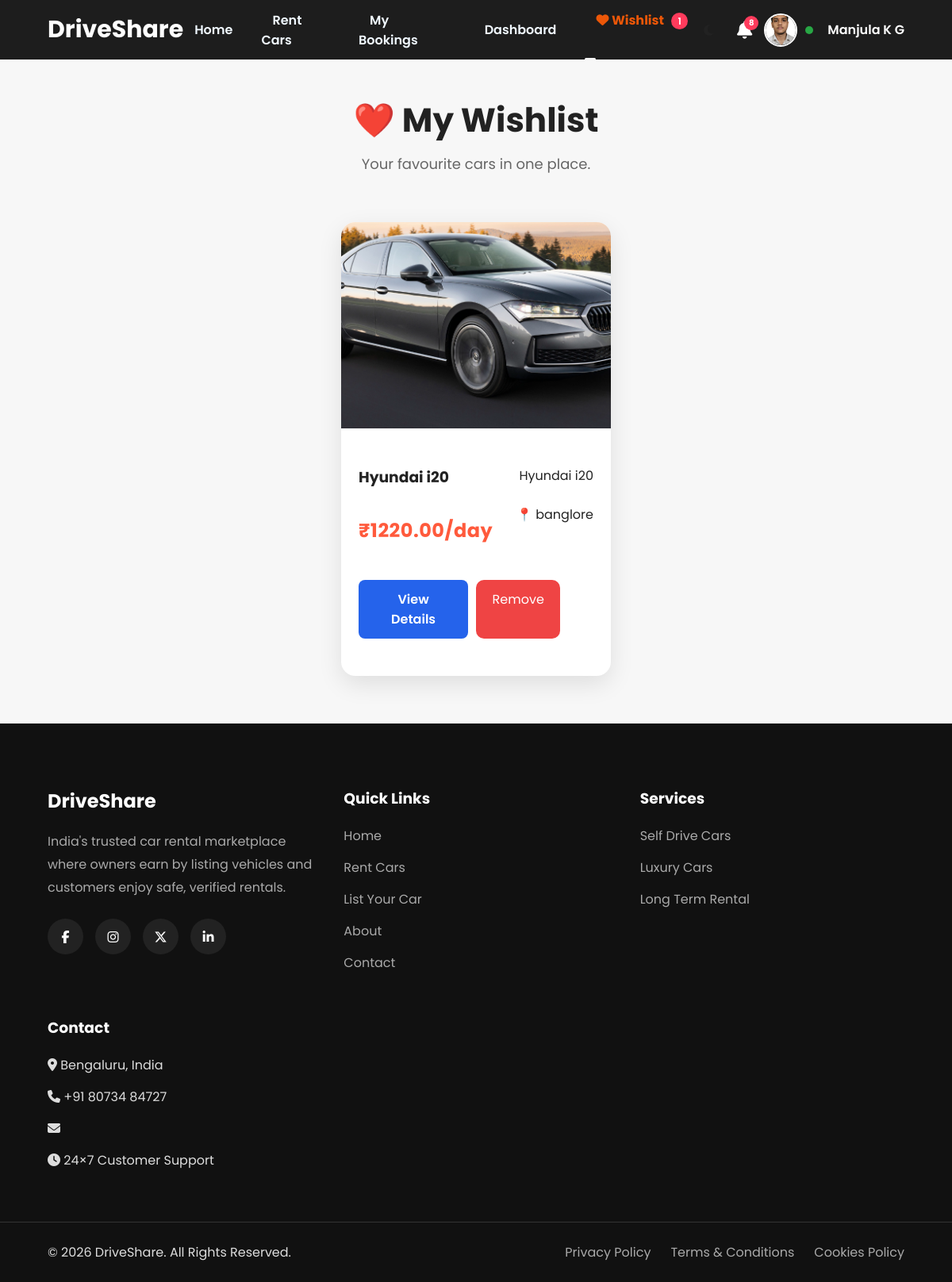
The page /cars/wishlist/ (signed in) on the database its author committed.
### accounts/models.py (models this page shows, shortened)
class CustomUser(AbstractUser):
    USER_TYPES = (
    ("customer", "Customer"),
    ("owner", "Car Owner"),
)
    user_type = models.CharField(
        max_length=20,
        choices=USER_TYPES,
        default='customer'
    )
    phone_number = models.CharField(
        max_length=15,
        blank=True
    )
    profile_picture = models.ImageField(
        upload_to='profile_pictures/',
        blank=True,
        null=True
    )

### cars/models.py (models this page shows, shortened)
class Wishlist(models.Model):
    customer = models.ForeignKey(
        "accounts.CustomUser",
        on_delete=models.CASCADE,
        related_name="wishlist_items"
    )
    car = models.ForeignKey(
        Car,
        on_delete=models.CASCADE,
        related_name="wishlisted_by"
    )
    created_at = models.DateTimeField(
        auto_now_add=True
    )
    class Meta:
        unique_together = ("customer", "car")

class Car(models.Model):
    FUEL_TYPES = [
        ("Petrol", "Petrol"),
        ("Diesel", "Diesel"),
        ("Electric", "Electric"),
        ("Hybrid", "Hybrid"),
        ("CNG", "CNG"),
    ]
    TRANSMISSION_TYPES = [
        ("Manual", "Manual"),
        ("Automatic", "Automatic"),
    ]
    STATUS_CHOICES = [
        ("Pending", "Pending"),
        ("Approved", "Approved"),
        ("Rejected", "Rejected"),
    ]
    owner = models.ForeignKey(
        CustomUser,
        on_delete=models.CASCADE,
        related_name="cars"
    )
    title = models.CharField(max_length=150)
    brand = models.CharField(max_length=100)
    model = models.CharField(max_length=100)
    year = models.PositiveIntegerField()
    color = models.CharField(max_length=50)
    seats = models.PositiveIntegerField()
    fuel_type = models.CharField(
        max_length=20,
        choices=FUEL_TYPES
    )
    transmission = models.CharField(
        max_length=20,
        choices=TRANSMISSION_TYPES
    )
    price_per_day = models.DecimalField(
        max_digits=10,
        decimal_places=2
    )
    city = models.CharField(max_length=100)
    description = models.TextField()
    is_available = models.BooleanField(default=True)
    approval_status = models.CharField(
        max_length=20,
        choices=STATUS_CHOICES,
        default="Pending"
    )
    rejection_reason = models.TextField(
    blank=True,
    null=True
)
    created_at = models.DateTimeField(auto_now_add=True)
    updated_at = models.DateTimeField(auto_now=True)

class CarImage(models.Model):
    car = models.ForeignKey(
        Car,
        on_delete=models.CASCADE,
        related_name="images"
    )
    image = models.ImageField(
        upload_to="car_images/"
    )
    is_primary = models.BooleanField(
        default=False
    )
    uploaded_at = models.DateTimeField(
        auto_now_add=True
    )

### cars/views.py (the view)
@login_required
@customer_required
def wishlist(request):
    wishlist_items = Wishlist.objects.filter(
        customer=request.user
    ).select_related("car").prefetch_related("car__images")
    return render(
        request,
        "cars/wishlist.html",
        {
            "wishlist_items": wishlist_items
        }
    )

### notifications/context_processors.py (called while the page is built)
def notification_count(request):
    if request.user.is_authenticated:
        return {
            "notification_count":
            request.user.notifications.filter(
                is_read=False
            ).count()
        }
    return {
        "notification_count": 0
    }

### templates/cars/wishlist.html (shortened to what this page needs)
{% extends "base.html" %}
{% load static %}
{% block content %}
<section class="browse-section">
    <div class="browse-header">
        <h1>❤️ My Wishlist</h1>
        <p>Your favourite cars in one place.</p>
    </div>
    {% if wishlist_items %}
    <div class="car-grid">
        {% for item in wishlist_items %}
        {% with car=item.car %}
        <div class="car-card">
            <div class="car-image">
                {% if car.images.first %}
                    <img src="{{ car.images.first.image.url }}">
                {% else %}
                    <img src="{% static 'images/default-car.jpg' %}">
                {% endif %}
            </div>
            <div class="car-info">
                <h3>{{ car.title }}</h3>
                <p>{{ car.brand }} {{ car.model }}</p>
                <h2>₹{{ car.price_per_day }}/day</h2>
                <p>📍 {{ car.city }}</p>
                <div class="card-buttons">
                    <a href="{% url 'car_details' car.id %}" class="view-btn">
                        View Details
                    </a>
                    <a href="{% url 'toggle_wishlist' car.id %}"
                       class="remove-btn">
                        Remove
                    </a>
                </div>
            </div>
        </div>
        {% endwith %}
        {% endfor %}
    </div>
    {% endif %}
</section>
{% endblock %}

### templates/navbar.html (shortened to what this page needs)
{% load static %}
<nav class="navbar">
    <div class="logo">
        <a href="/">DriveShare</a>
    </div>
    <ul class="nav-links" id="nav-links">
        <li>
            <a href="/" class="{% if request.path == '/' %}active{% endif %}">
                Home
            </a>
        </li>
        {% if user.is_authenticated %}
            {% if user.is_superuser %}
                <li>
                    <a href="{% url 'admin_dashboard' %}"class="{% if request.resolver_match.url_name == 'admin_dashboard' %}active{% endif %}">
                        Dashboard
                    </a>
                </li>
                <li>
                    <a href="{% url 'admin_car_list' %}"class="{% if request.resolver_match.url_name == 'admin_car_list' %}active{% endif %}">
                        Pending Cars
                    </a>
                </li>
                <li>
                    <a href="/admin/">
                        Django Admin
                    </a>
                </li>
                <li>
                    <a href="{% url 'revenue_report'  %}" class="{% if request.resolver_match.url_name == 'revenue_report' %}active{% endif %}">
                     Revenue Report
                        </a>
                </li>
            {% elif user.user_type == "customer" %}
                <li>
                    <a href="{% url 'browse_cars' %}" class="{% if request.resolver_match.url_name == 'browse_cars' %}active{% endif %}">
                        Rent Cars
                    </a>
                </li>
                <li>
                    <a href="{% url 'my_bookings' %}" class="{% if request.resolver_match.url_name == 'my-bookings' %}active{% endif %}">
                        My Bookings
                    </a>
                </li>
                <li>
                    <a href="{% url 'customer_dashboard' %}" class="{% if request.resolver_match.url_name == 'customer_dashboard' %}active{% endif %}">
                        Dashboard
                    </a>
                </li>
                <li>
                    <a href="{% url 'wishlist' %}"class="{% if request.resolver_match.url_name == 'wishlist' %}active{% endif %}">
                        <i class="fas fa-heart"></i>
                        Wishlist
                        <span class="wishlist-count">
                            {{ user.wishlist_items.count }}
                        </span>
                    </a>
                </li>
            {% endif %}
        {% endif %}
    </ul>
    <div class="auth-buttons">
        {% if user.is_authenticated %}
            <div class="theme-toggle">
                <i class="fas fa-moon"></i>
            </div>
            {% if not user.is_superuser %}
            <div class="notification-icon">
                <a href="{% url 'notifications' %}">
                    <i class="fas fa-bell"></i>
                    {% if notification_count > 0 %}
                        <span class="notification-badge">
                            {{ notification_count }}
                        </span>
                    {% endif %}
                </a>
            </div>
            {% endif %}
            <div class="user-profile" id="userProfile">
                {% if user.profile_picture %}
                    <img src="{{ user.profile_picture.url }}" class="nav-profile-img">
                {% else %}
                    <img src="{% static 'images/default-avatar.png' %}" class="nav-profile-img">
                {% endif %}
                {% if not user.is_superuser %}
                    {% if user.user_type == "customer" %}
                        {% if user.customer_profile.verification_status == "Approved" %}
                            <span class="status-dot approved"></span>
                        {% elif user.customer_profile.verification_status == "Pending" %}
                            <span class="status-dot pending"></span>
                        {% else %}
                            <span class="status-dot rejected"></span>
                        {% endif %}
                    {% endif %}
                {% endif %}
                <span class="user-name">
                    {{ user.first_name|default:user.username }}
                </span>
            </div>
        {% endif %}
    </div>
</nav>

### static/css/style.css (style rules this page uses)
* { margin:0; padding:0; box-sizing:border-box; font-family:'Poppins',sans-serif; }
* { transition: color .25s ease, background-color .25s ease, border-color .25s ease, box-shadow .25s ease, transform .25s ease; }
html { scroll-behavior:smooth; }
body { background:#f7f7f7; color:#222; }
a { text-decoration:none; }
ul { list-style:none; }
button, a { transition:.3s; }
.car-card { position:relative; }

### static/css/navbar.css (style rules this page uses)
.navbar { position:fixed; top:0; left:0; width:100%; height:75px; padding:0 40px; display:flex; justify-content:space-between; align-items:center; background:rgba(17,17,17,.95); backdrop-filter:blur(12px); z-index:9999; }
.navbar { transition: background .35s ease, box-shadow .35s ease, padding .35s ease; }
.logo a { font-size:30px; font-weight:700; color:white; }
.nav-links { display:flex; align-items:center; gap:22px; list-style:none; margin:0; padding:0; }
.nav-links a { color:aliceblue; font-size:16px; font-weight:600; text-decoration:none; padding:8px 14px; border-radius:8px; transition:.3s; }
.auth-buttons { display:flex; align-items:center; gap:18px; flex-shrink:0; }
.user-profile { position:relative; display:flex; align-items:center; gap:10px; cursor:pointer; }
.nav-profile-img { width:42px; height:42px; border-radius:50%; object-fit:cover; border:2px solid white; }
.user-name { color:white; font-weight:600; white-space:nowrap; }
.notification-icon { position:relative; display:flex; align-items:center; justify-content:center; }
.notification-icon a { color:#fff; font-size:22px; text-decoration:none; position:relative; display:flex; align-items:center; justify-content:center; }
.notification-icon i { transition:.3s; }
.notification-badge { position:absolute; top:-7px; right:-8px; width:18px; height:18px; border-radius:50%; background:#ff3b5c; color:#fff; font-size:10px; display:flex; align-items:center; justify-content:center; font-weight:700; }
.status-dot { width:10px; height:10px; border-radius:50%; display:inline-block; margin-right:8px; }
.status-dot.approved { background:#28a745; }
.nav-links a.active { color: #ec5708; font-weight:700; position:relative; }
.nav-links a.active::after { content:""; position:absolute; left:0; bottom:-6px; width:100%; height:3px; background:#f5f5f5; border-radius:5px; }
.nav-profile-img { transition:all .3s ease; }
.notification-icon i { transition:all .3s ease; }
.theme-toggle { width:42px; height:42px; display:flex; align-items:center; justify-content:center; border-radius:50%; cursor:pointer; transition:.3s; }
.theme-toggle i { transition:.3s; }
.wishlist-count { margin-left:6px; background:#ff3b5c; color:white; padding:2px 8px; border-radius:50px; font-size:12px; font-weight:600; }
.navbar { position: fixed; top: 0; left: 0; width: 100%; height: 75px; padding: 0 40px; display: flex; align-items: center; justify-content: space-between; background: rgba(17, 17, 17, 0.95); backdrop-filter: blur(12px); z-index: 9999; }
.logo { flex-shrink: 0; }
.logo a { font-size: 30px; font-weight: 700; color: white; text-decoration: none; }
.nav-links { display: flex; align-items: center; gap: 22px; list-style: none; margin: 0; padding: 0; }
.nav-links a { color: aliceblue; font-size: 16px; font-weight: 600; text-decoration: none; padding: 8px 14px; border-radius: 8px; transition: 0.3s; }
.auth-buttons { display: flex; align-items: center; justify-content: center; gap: 15px; flex-shrink: 0; }

### static/css/features.css (style rules this page uses)
.car-grid { display:grid; grid-template-columns:repeat(auto-fit,minmax(320px,1fr)); gap:35px; margin-top:60px; }
.car-card { background:#fff; border-radius:20px; overflow:hidden; box-shadow:0 15px 30px rgba(0,0,0,.08); transition:.4s; }
.car-image { position:relative; }
.car-image img { width:100%; height:240px; object-fit:cover; }
.car-info { display:flex; justify-content:space-between; flex-wrap:wrap; margin:25px 0; gap:10px; }

### static/css/responsive.css (style rules this page uses)
@media (max-width:1200px) { .navbar { padding:18px 5%; } }

### static/css/dashboard.css (style rules this page uses)
.dashboard-header h1, section h2 { letter-spacing:.5px; }

### static/css/car_details.css (style rules this page uses)
.view-btn { display:inline-block; background:#2563eb; color:#fff; padding:12px 28px; border-radius:8px; text-decoration:none; font-weight:600; transition:.3s; }

### static/css/bookings.css (style rules this page uses)
.approved { background:#16a34a; }
.view-btn { background:#2563eb; color:white; }

### rows shown on the page
CustomUser: wishlist_items.count "1", profile_picture (picture), first_name "Manjula K G"
Wishlist: car.images.first.image (picture), car "Hyundai i20", car.brand "Hyundai", car.model "i20", car.price_per_day "1220.00", car.city "banglore"

### other values the page prints
{{ notification_count }} "8"
